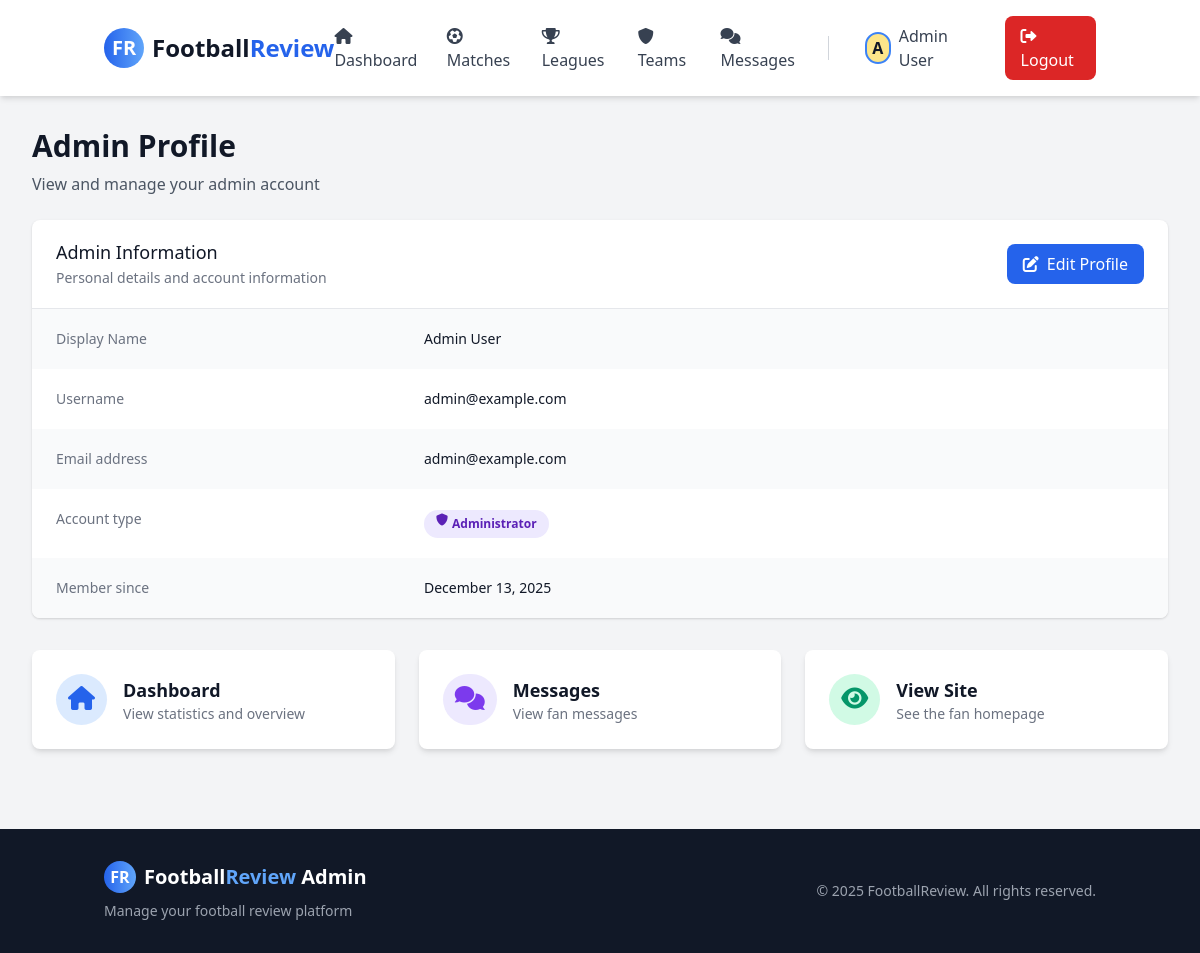
The page /code/admin/profile.php (signed in) on the database its author committed.
### tables this page shows
CREATE TABLE `users` (
  `id` int NOT NULL,
  `username` varchar(50) DEFAULT NULL,
  `email` varchar(100) NOT NULL,
  `password_hash` varchar(255) NOT NULL,
  `display_name` varchar(50) DEFAULT NULL,
  `avatar` varchar(255) DEFAULT NULL,
  `bio` text,
  `role` enum('fan','admin','user') DEFAULT 'fan',
  `status` enum('active','inactive','banned') DEFAULT 'active',
  `login_attempts` int DEFAULT '0',
  `last_failed_login` timestamp NULL DEFAULT NULL,
  `last_login` timestamp NULL DEFAULT NULL,
  `created_at` timestamp NOT NULL DEFAULT CURRENT_TIMESTAMP,
  `updated_at` timestamp NOT NULL DEFAULT CURRENT_TIMESTAMP ON UPDATE CURRENT_TIMESTAMP
);

### code/admin/profile.php (the view, shortened to what this page needs)
<?php
$db = Database::getInstance()->getConnection();
$user_id = $_SESSION['user_id'];
$stmt = $db->prepare("SELECT * FROM users WHERE id = ?");
$stmt->execute([$user_id]);
$user = $stmt->fetch();
?>
<!DOCTYPE html>
<html lang="en">
<head>
    <link href="https://cdn.jsdelivr.net/npm/tailwindcss@2.2.19/dist/tailwind.min.css" rel="stylesheet">
    <link rel="stylesheet" href="https://cdnjs.cloudflare.com/ajax/libs/font-awesome/6.0.0-beta3/css/all.min.css">
    <link rel="stylesheet" href="<?= BASE_URL ?>/assets/css/style.css">
</head>
<body class="bg-gray-100">
<?php include 'includes/header.php'; ?>
<div class="max-w-7xl mx-auto px-4 sm:px-6 lg:px-8 py-8">
    <div class="mb-6">
        <h1 class="text-3xl font-bold text-gray-900">Admin Profile</h1>
        <p class="mt-2 text-gray-600">View and manage your admin account</p>
    </div>
    <div class="bg-white shadow overflow-hidden sm:rounded-lg">
        <div class="px-4 py-5 sm:px-6 flex justify-between items-center">
            <div>
                <h3 class="text-lg leading-6 font-medium text-gray-900">Admin Information</h3>
                <p class="mt-1 max-w-2xl text-sm text-gray-500">Personal details and account information</p>
            </div>
            <a href="edit-profile.php" class="px-4 py-2 bg-blue-600 text-white rounded-lg hover:bg-blue-700 transition-colors">
                <i class="fas fa-edit mr-2"></i>Edit Profile
            </a>
        </div>
        <div class="border-t border-gray-200">
            <dl>
                <div class="bg-gray-50 px-4 py-5 sm:grid sm:grid-cols-3 sm:gap-4 sm:px-6">
                    <dt class="text-sm font-medium text-gray-500">Display Name</dt>
                    <dd class="mt-1 text-sm text-gray-900 sm:mt-0 sm:col-span-2"><?= htmlspecialchars($user['display_name'] ?? '') ?></dd>
                </div>
                <div class="bg-white px-4 py-5 sm:grid sm:grid-cols-3 sm:gap-4 sm:px-6">
                    <dt class="text-sm font-medium text-gray-500">Username</dt>
                    <dd class="mt-1 text-sm text-gray-900 sm:mt-0 sm:col-span-2"><?= htmlspecialchars($user['username'] ?? $user['email'] ?? 'N/A') ?></dd>
                </div>
                <div class="bg-gray-50 px-4 py-5 sm:grid sm:grid-cols-3 sm:gap-4 sm:px-6">
                    <dt class="text-sm font-medium text-gray-500">Email address</dt>
                    <dd class="mt-1 text-sm text-gray-900 sm:mt-0 sm:col-span-2"><?= htmlspecialchars($user['email'] ?? '') ?></dd>
                </div>
                <div class="bg-white px-4 py-5 sm:grid sm:grid-cols-3 sm:gap-4 sm:px-6">
                    <dt class="text-sm font-medium text-gray-500">Account type</dt>
                    <dd class="mt-1 text-sm text-gray-900 sm:mt-0 sm:col-span-2">
                        <span class="px-3 py-1 inline-flex text-xs leading-5 font-semibold rounded-full bg-purple-100 text-purple-800">
                            <i class="fas fa-shield-alt mr-1"></i>Administrator
                        </span>
                    </dd>
                </div>
                <div class="bg-gray-50 px-4 py-5 sm:grid sm:grid-cols-3 sm:gap-4 sm:px-6">
                    <dt class="text-sm font-medium text-gray-500">Member since</dt>
                    <dd class="mt-1 text-sm text-gray-900 sm:mt-0 sm:col-span-2"><?= date('F j, Y', strtotime($user['created_at'])) ?></dd>
                </div>
            </dl>
        </div>
    </div>
    <div class="mt-8 grid grid-cols-1 md:grid-cols-3 gap-6">
        <a href="index.php" class="bg-white p-6 rounded-lg shadow-md hover:shadow-lg transition-shadow">
            <div class="flex items-center">
                <div class="flex-shrink-0 bg-blue-100 rounded-full p-3">
                    <i class="fas fa-home text-2xl text-blue-600"></i>
                </div>
                <div class="ml-4">
                    <h3 class="text-lg font-semibold text-gray-900">Dashboard</h3>
                    <p class="text-sm text-gray-500">View statistics and overview</p>
                </div>
            </div>
        </a>
        <a href="messages.php" class="bg-white p-6 rounded-lg shadow-md hover:shadow-lg transition-shadow">
            <div class="flex items-center">
                <div class="flex-shrink-0 bg-purple-100 rounded-full p-3">
                    <i class="fas fa-comments text-2xl text-purple-600"></i>
                </div>
                <div class="ml-4">
                    <h3 class="text-lg font-semibold text-gray-900">Messages</h3>
                    <p class="text-sm text-gray-500">View fan messages</p>
                </div>
            </div>
        </a>
        <a href="../index.php" class="bg-white p-6 rounded-lg shadow-md hover:shadow-lg transition-shadow" target="_blank">
            <div class="flex items-center">
                <div class="flex-shrink-0 bg-green-100 rounded-full p-3">
                    <i class="fas fa-eye text-2xl text-green-600"></i>
                </div>
                <div class="ml-4">
                    <h3 class="text-lg font-semibold text-gray-900">View Site</h3>
                    <p class="text-sm text-gray-500">See the fan homepage</p>
                </div>
            </div>
        </a>
    </div>
</div>
<?php include 'includes/footer.php'; ?>
</body>
</html>

### code/assets/css/style.css (style rules this page uses)
:root { --primary-color: #2563eb; --secondary-color: #1e40af; --success-color: #10b981; --danger-color: #ef4444; --warning-color: #f59e0b; --info-color: #3b82f6; }
html { scroll-behavior: smooth; }

### code/assets/css/base.css (style rules this page uses)
*, *::before, *::after { box-sizing: border-box; }
body { -webkit-font-smoothing: antialiased; -moz-osx-font-smoothing: grayscale; }
a { text-decoration: none; transition: color 0.2s ease; }

### rows shown on the page
users: display_name "Admin User", email "admin@example.com", created_at "December 13, 2025"

### other values the page prints
$_SESSION['display_name'] "Admin User"
